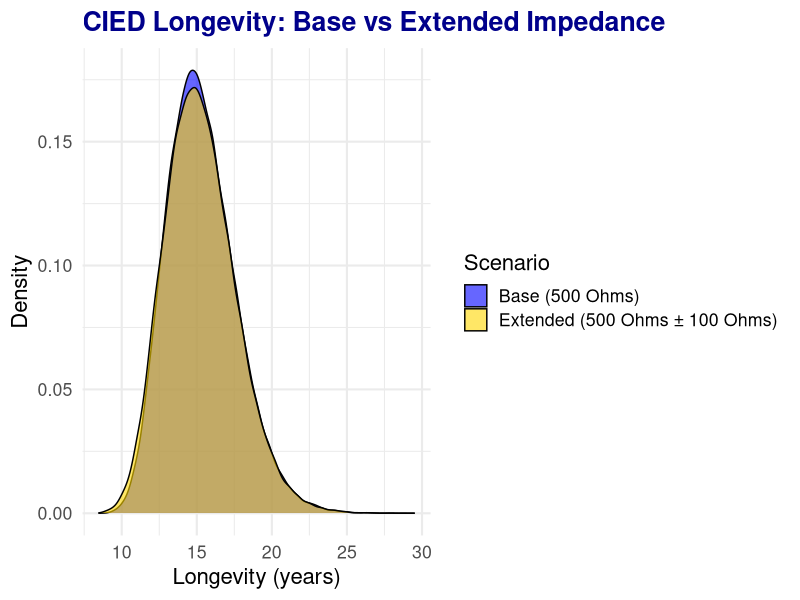

Write R code to recreate this figure.
## ---- chunk 1
library(tidyverse)     
library(knitr)         
library(kableExtra)    

set.seed(400) 

## ---- chunk 2

#Pacing Current Function
p_current <- function(v, pw_ms, r_ohm, hr = 60, 
                      pace_fraction = 0.3){
  # Convert Pulse width to seconds
  pw_sec  <- pw_ms / 1000
  
  # Current during pulse
  i_pulse <- v / r_ohm
  
  # Charge per pulse in Coulombs
  q       <- i_pulse * pw_sec
  
  # Convert to microcoulombs
  q_micro <- q * 1e6
  
  # Average current over 1 minute
  i_avg_microamps <- (q_micro * hr * pace_fraction)/60
  return(i_avg_microamps)
}

#PCI + Longevity Function
long <- function(i_background, i_pacing, 
                 i_options, c_mah){
  # Convert battery capacity from mAh to µAh
  c_uah      <- c_mah * 1000
  # Total current in µA
  i_total    <- i_background + i_pacing + 
    i_options
  # Power Consumption Index (PCI)
  PCI        <- i_total / c_uah
  # Longevity in hours
  long_hours <- 1 / PCI
  # Longevity in years
  long_hours / 8760
  return(list(
    i_total = i_total,
    PCI = PCI,
    years = long_years))
  }

## ---- chunk 3
set.seed(400)
n_patients <- 100000

# Patient condition (indication)
condition <- sample(c("SND", "AVB"), n_patients, replace = TRUE, prob = c(0.6, 0.4))
hr <- pmin(pmax(rnorm(n_patients, 60, 5), 40), 90)

# Pacing percentages (as fractions 0-1)
ventricular_pacing <- ifelse(condition == "SND",
                            rnorm(n_patients, 0.29, 0.08),   # 29% ± 8% for SND
                            rnorm(n_patients, 0.90, 0.05))   # 90% ± 5% for AVB
ventricular_pacing <- pmin(pmax(ventricular_pacing, 0), 1)  # Clamp to 0-1

# Device parameters
c_mah <- pmax(rnorm(n_patients, 1000, 80), 800)        # Battery capacity
i_background <- pmax(rnorm(n_patients, 6.5, 0.7), 4)   # Background current

# Options current 
i_options <- rep(0, n_patients)  # Set to 0 to simplify

# Create patient data
sim_data <- tibble(
  id = 1:n_patients,
  condition,
  hr,
  ventricular_pacing,
  c_mah,
  i_background,
  i_options
)


## ---- chunk 4

sim_base <- sim_data %>%
  mutate(
    impedance = 500,
    i_pacing = p_current(2.5, 0.4, impedance, hr, ventricular_pacing),
    i_total = i_background + i_pacing + i_options,
    PCI = i_total / (c_mah * 1000),
    long_years = 1 / PCI / 8760,
    scenario = "Base (500 Ohms)"
  )

## ---- chunk 5

sim_extended <- sim_data %>%
  mutate(
    impedance = pmax(rnorm(n_patients, 500, 100), 200),
    i_pacing = p_current(2.5, 0.4, impedance, hr, ventricular_pacing),
    i_total = i_background + i_pacing + i_options,
    PCI = i_total / (c_mah * 1000),
    long_years = 1 / PCI / 8760,
    scenario = "Extended (500 Ohms ± 100 Ohms)"
  )

## ---- chunk 6

results <- bind_rows(
  select(sim_base, id, condition, long_years, scenario),
  select(sim_extended, id, condition, long_years, scenario)
)

summary_tbl <- results %>%
  group_by(scenario) %>%
  summarise(
    mean_years = mean(long_years),
    median_years = median(long_years),
    sd_years = sd(long_years),
    q1 = quantile(long_years, 0.25),
    q3 = quantile(long_years, 0.75),
    n = n()
  )

# Summary table
summary_display <- summary_tbl %>%
  mutate(
    n = format(n, big.mark = ",", scientific = FALSE)  
  ) %>%
  rename(
    Scenario = scenario,
    Mean = mean_years,
    Median = median_years,
    SD = sd_years,
    Q1 = q1,
    Q3 = q3,
    N = n
  )

kable(summary_display, 
      digits = 2,
      align = c('l', rep('c', 6)))

## ---- chunk 7
t_test_result <- t.test(
  filter(results, scenario == "Base (500 Ohms)")$long_years,
  filter(results, scenario == "Extended (500 Ohms ± 100 Ohms)")$long_years
)

print(t_test_result)

## ---- chunk 8

ggplot(results, aes(x = long_years, fill = scenario)) +
  geom_density(alpha = 0.6) +
  scale_fill_manual(values = c("blue", "gold")) +
  labs(
    title = "CIED Longevity: Base vs Extended Impedance",
    x = "Longevity (years)",
    y = "Density",
    fill = "Scenario"
  ) +
  theme_minimal(base_size = 16) +
  theme(
    plot.title = element_text(color = "darkblue", face = "bold"),
    plot.subtitle = element_text(color = "gray40", size = 12),
    axis.title = element_text(color = "black")
  )
